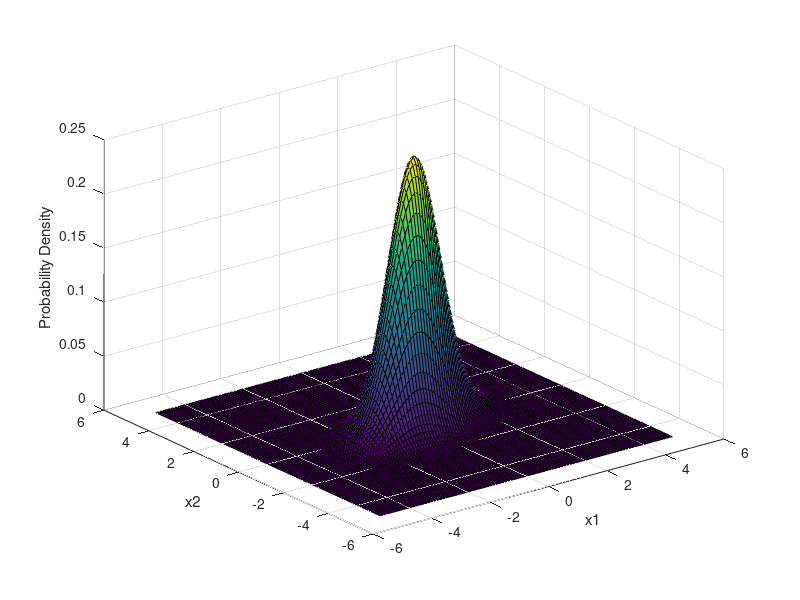

Recreate this plot in MATLAB. (Note: this script raises an error after producing the figure.)
clear;
clc;
close all;

%--------- a ---------
% Dimensions - Chosen Characteristics
d = 2;
x1 = linspace(-5, 5, 100);
x2 = linspace(-5, 5, 100);

% Create the grid of all possible combinations
[X1, X2] = meshgrid(x1, x2);
X = [X1(:), X2(:)];

% Normal distribution mean value and covariance matrix
mu = [0 0];           % Mean for class ω1
Sigma = [1 0.3; 0.3 0.5]; % Covariance for class ω1
P = 0.5;

% Classes' PDFs
Npdf = mvnpdf(X, mu, Sigma);
Nplot = reshape(Npdf,length(x2),length(x1));

% Plot the PDF of a class
figure;
surf(x1,x2,Nplot);
hold on;
xlabel('x1');
ylabel('x2');
zlabel('Probability Density');
hold off;

% Discriminant function
g = discriminant_function(X, mu, Sigma, P);

% Euclidean distance between arbitrary points
a = [x1(35) x2(40)];
b = [x1(10) x2(20)];
euclid_dist = euclidean(a, b);

disp("The euclidean distance between a & b is: " + string(euclid_dist))

% Mahalanobis distance from point a to distribution
mahalanobis_dist = mahalanobis(b, mu, Sigma);
disp("The Mahalanobis distance from point b to the distribution is: " + string(mahalanobis_dist));

%---------b---------

% Import data
data = csvread('data.csv',1,0);

% Separate features and class labels
X = data(:, 1:3); % Features in the first 3 columns
Y = data(:, 4);   % Class labels in the 4th column

% Identify unique classes
classes = unique(Y);
num_classes = length(classes);

% Separate features based on class
X_class1 = X(Y==classes(1),:);
X_class2 = X(Y==classes(2),:);
X_class3 = X(Y==classes(3),:);

Y_class1 = Y(Y==classes(1));
Y_class2 = Y(Y==classes(2));
Y_class3 = Y(Y==classes(3));

% equal amount of data for all classes so it stays constant
N = size(X_class1, 1); 

% Find means and covariances using 1,2 and all features
all_means = cell(1,3); % cell to store arrays of varying dimensions
all_covs = cell(1,3); % essentially a cell of cells
for m = 1:3
    mask = [1:m];
    num_feats = length(mask);
    % First 70 samples serve as training data
    x = [X_class1(1:70,mask), X_class2(1:70,mask), X_class3(1:70,mask)];
    means = meansML(x, num_classes, num_feats, N);
    covs = covsML(x, means, num_classes, num_feats, N);
    all_means{m} = means;
    all_covs{m} = covs;
end

%--------- c & d ---------
P1 = 1/2; 
P2 = 1/2;
P = [P1 P2];
num_classes = length(P);
errors = [];
test_labels = [Y_class1(71:100); Y_class2(71:100)];
M = length(test_labels);

% Loop through each class for testing
for m = 1:3  
    error_count = 0;
    mask = [1:m];
    test_data = [X_class1(71:100, mask); X_class2(71:100, mask)];
    % Loop through each test sample
    for i = 1:M
        g_vals = [];
        for c = 1:num_classes    
            g = discriminant_function(test_data(i,:), all_means{m}(c), all_covs{m}{c}, P(c));
            g_vals = [g_vals, g];
        end
        % index of g_values that will return is identical to the class
        % indices
        [~, prediction] = max(g_vals);
        if prediction ~= test_labels(i)
            error_count = error_count + 1;
        end      
    end
    errors = [errors; error_count];
    disp("Classification Error for the first two classes using (" + string(m) + ") features is : "...
        + string(error_count/M));
end

%--------- e ---------

m = 3;
P1 = 0.8; 
P2 = 0.1;
P3 = 0.1;
P = [P1 P2 P3];
num_classes = length(P);
error_count = 0;
mask = [1:m];
test_data = [X_class1(71:100, mask); X_class2(71:100, mask); X_class3(71:100, mask)];
test_labels = [Y_class1(71:100); Y_class2(71:100); Y_class3(71:100)];
M = length(test_labels);

% Loop through each test sample
for i = 1:M
    g_vals = [];
    for c = 1:num_classes    
        g = discriminant_function(test_data(i,:), all_means{m}(c), all_covs{m}{c}, P(c));
        g_vals = [g_vals, g];
    end
    % index of g_values that will return is identical to the class
    % indices
    [~, prediction] = max(g_vals);
    if prediction ~= test_labels(i)
        error_count = error_count + 1;
    end      
end
errors = [errors; error_count];
disp("Classification Error for all classes using (" + string(m) + ") features is : "...
    + string(error_count/M));


%-------- Functions ----------
function  g = discriminant_function(x, mu, Sigma, P)
    d = length(mu);
    inv_Sigma = inv(Sigma); 
    ln_det_Sigma = log(det(Sigma)); 
        
    g = -0.5 * ((x - mu) * inv_Sigma * (x - mu)') ...
        - (d / 2) * log(2 * pi) - 0.5 * ln_det_Sigma + log(P);
end

function dr = euclidean(x1, x2) 
    dr = sqrt(sum((x1-x2).^2));
end

function dr = mahalanobis(x, mu, Sigma)
    inv_Sigma = inv(Sigma);
    dr = sqrt((x - mu) * inv_Sigma * (x - mu)');
end

function means = meansML(x, num_classes, num_feats, N) 
    means = zeros(num_classes, num_feats);
    for i = 1:num_classes
        for j = 1:num_feats
            idx = (i-1)*num_feats + j;
            means(i,j) = sum(x(:,idx))/N;
        end
    end
end

function covs = covsML(x, means, num_classes, num_feats, N)
    % Initialize covariance cell array for each class and feature subset
    covs = cell(1, num_classes);
    for i = 1:num_classes
        % Select data for the current class and calculate deviations
        x_class = x(:, (i-1)*num_feats+1:i*num_feats);
        mean_vec = means(i, :);
        
        % Calculate covariance matrix for the class
        cov_matrix = (x_class - mean_vec)' * (x_class - mean_vec) / N;
        covs{i} = cov_matrix;
    end
end